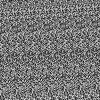
Frame 1 (no input)
Frame 60 (the mouse pressed at the canvas centre just before this capture): identical to frame 1, image omitted
Frame 120 (the mouse held since frame 60 and released just before this capture): identical to frame 1, image omitted

The Processing sketch that drew this single still picture (run headless with seeded random() and noise(); from frame 60 on, the mouse is pressed at the canvas centre):

// Processing sketch: perlinPixels
// ── perlinPixels.pde
void setup(){
  loadPixels(); 
  
  for (int x = 0; x < width; x++) { 
    for (int y = 0; y < height; y++) { 
      float bright = map(noise(x,y),0,1,0,255);
      pixels[x+y*width] = color(bright); 
      } 
    } 
    
    updatePixels();
}

void draw(){
  
}
